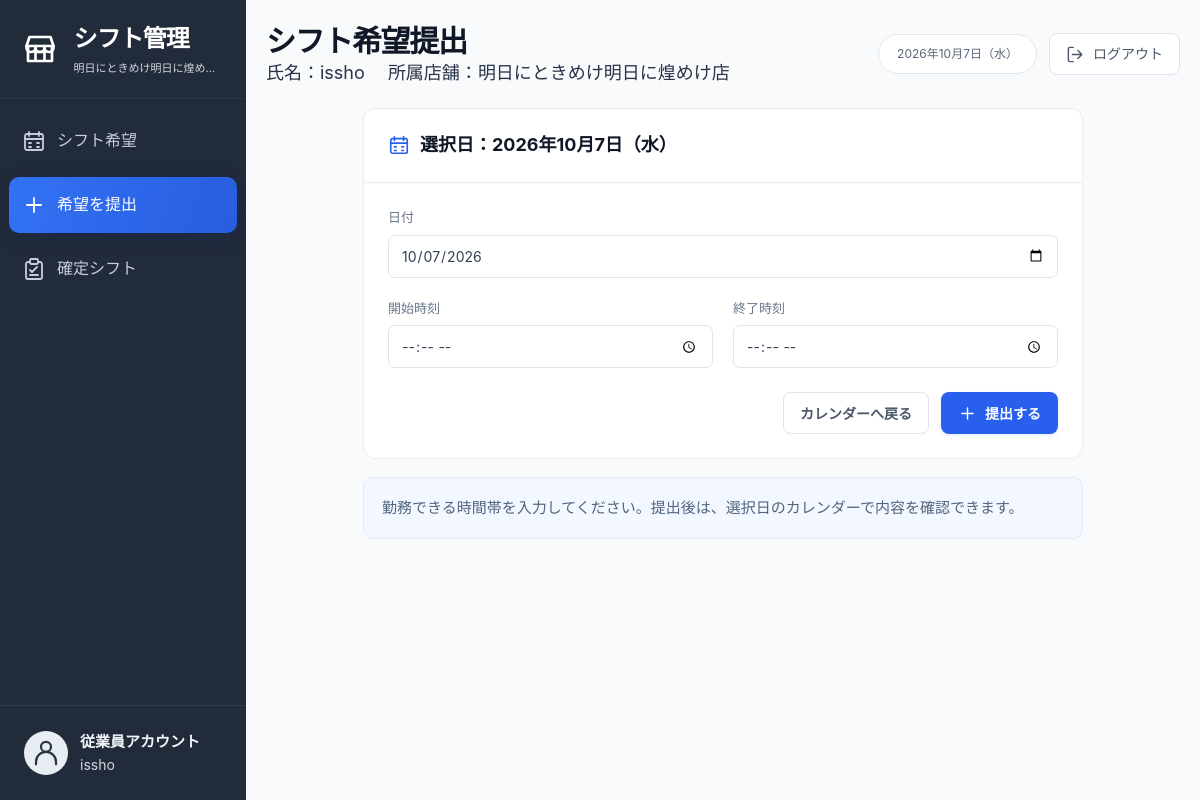
The page /availability/new/ (signed in) on the database its author committed.
### accounts/models.py (models this page shows, shortened)
class StoreMembership(models.Model):
    ROLE_CHOICES = [
        ("manager", "Manager"),
        ("staff", "Staff"),
    ]
    RANK_CHOICES = [
        ("A", "A"),
        ("B", "B"),
        ("C", "C"),
    ]
    user = models.ForeignKey(
        User,
        on_delete=models.CASCADE,
        related_name="store_memberships",
    )
    store = models.ForeignKey(
        Store,
        on_delete=models.CASCADE,
        related_name="memberships",
    )
    role = models.CharField(
        max_length=20,
        choices=ROLE_CHOICES,
        default="staff",
    )
    rank = models.CharField(
        max_length=1,
        choices=RANK_CHOICES,
        default="C",
    )
    desired_shifts_per_week = models.PositiveIntegerField(default=0)
    is_active = models.BooleanField(default=True)
    created_at = models.DateTimeField(auto_now_add=True)
    class Meta:
        unique_together = ("user", "store")

class Store(models.Model):
    company = models.ForeignKey(
        Company,
        on_delete=models.CASCADE,
        related_name="stores",
    )
    name = models.CharField(max_length=100)
    created_at = models.DateTimeField(auto_now_add=True)

class User(AbstractUser):
    ROLE_CHOICES = [
        ("admin", "Admin"),
        ("staff", "Staff"),
    ]
    RANK_CHOICES = [
        ("A", "A"),
        ("B", "B"),
        ("C", "C"),
    ]
    last_name = models.CharField(
        "苗字",
        max_length=150,
        blank=True,
    )
    first_name = models.CharField(
        "名前",
        max_length=150,
        blank=True,
    )
    role = models.CharField(
        max_length=10,
        choices=ROLE_CHOICES,
        default="staff",
    )
    rank = models.CharField(
        max_length=1,
        choices=RANK_CHOICES,
        default="C",
    )
    desired_shifts_per_week = models.PositiveIntegerField(default=0)
    @property
    def full_name_japanese(self):
        full_name = f"{self.last_name} {self.first_name}".strip()
        return full_name or self.username

### shifts/views.py (the view)
# urls.py: path("availability/new/", views.availability_create, name="availability_create"),
@login_required
def availability_create(request):
    membership = StoreMembership.objects.filter(
        user=request.user,
        is_active=True,
    ).select_related("store").first()
    if membership is None:
        messages.error(request, "所属している店舗がありません。")
        return redirect("availability_list")
    calendar_context = get_calendar_context(request)
    selected_date_text = request.GET.get("date")
    try:
        selected_date = parse_date(selected_date_text) if selected_date_text else None
    except (TypeError, ValueError):
        selected_date = None
    if selected_date is None:
        selected_date = calendar_context["selected_date"]
    if request.method == "POST":
        form = AvailabilityForm(request.POST)
        if form.is_valid():
            availability = form.save(commit=False)
            availability.user = request.user
            availability.membership = membership
            availability.save()
            messages.success(request, "シフト希望を提出しました。")
            return redirect(
                f"{reverse('availability_list')}?year={availability.work_date.year}"
                f"&month={availability.work_date.month}&date={availability.work_date.isoformat()}"
            )
    else:
        form = AvailabilityForm(
            initial={
                "work_date": selected_date,
            }
        )
    return render(
        request,
        "shifts/availability_form.html",
        {
            **calendar_context,
            "form": form,
            "membership": membership,
            "selected_date": selected_date,
        },
    )

### shifts/forms.py (shortened to what this page needs)
class AvailabilityForm(forms.ModelForm):
    class Meta:
        model = Availability
        fields = ["work_date", "start_time", "end_time"]
        widgets = {
            "work_date": forms.DateInput(attrs={"type": "date"}),
            "start_time": forms.TimeInput(attrs={"type": "time"}),
            "end_time": forms.TimeInput(attrs={"type": "time"}),
        }
        labels = {
            "work_date": "日付",
            "start_time": "開始時刻",
            "end_time": "終了時刻",
        }

### templates/shifts/availability_form.html (shortened to what this page needs)
{% extends "shifts/base.html" %}
{% load i18n %}
{% block page_title %}シフト希望提出{% endblock %}
{% block extra_css %}
  {{ block.super }}
{% endblock %}
{% block content %}
<div class="submission-page">
  <section class="panel submission-form">
    <div class="panel-heading">
      <h2 class="submission-date">
        <svg class="icon" aria-hidden="true"><use href="#icon-calendar"></use></svg>
        {% language "ja" %}選択日：{{ selected_date|date:"Y年n月j日（D）" }}{% endlanguage %}
      </h2>
    </div>
    <form class="panel-body" method="post">
      <div class="employee-form-fields">
        <div class="field field-full">
          <label for="{{ form.work_date.id_for_label }}">日付</label>
          {{ form.work_date }}
        </div>
        <div class="field">
          <label for="{{ form.start_time.id_for_label }}">開始時刻</label>
          {{ form.start_time }}
        </div>
        <div class="field">
          <label for="{{ form.end_time.id_for_label }}">終了時刻</label>
          {{ form.end_time }}
        </div>
      </div>
      <div class="submission-actions">
        <a class="button button-secondary" href="{% url 'availability_list' %}?year={{ selected_date|date:'Y' }}&amp;month={{ selected_date|date:'n' }}&amp;date={{ selected_date|date:'Y-m-d' }}">カレンダーへ戻る</a>
        <button class="button button-primary" type="submit">
          <svg class="icon" aria-hidden="true"><use href="#icon-plus"></use></svg>
          提出する
        </button>
      </div>
    </form>
  </section>
  <p class="employee-guidance">勤務できる時間帯を入力してください。提出後は、選択日のカレンダーで内容を確認できます。</p>
</div>
{% endblock %}

### templates/shifts/base.html (shortened to what this page needs)
{% extends 'manager/base.html' %}
{% load static %}
{% block page_subtitle %}
  <span class="employee-identity">氏名：{{ request.user.full_name_japanese }}</span>
  <span class="employee-identity">所属店舗：{% if membership %}{{ membership.store.name }}{% else %}未設定{% endif %}</span>
{% endblock %}
{% block extra_css %}
  <link rel="stylesheet" href="{% static 'manager/calendar.css' %}">
  <link rel="stylesheet" href="{% static 'shifts/employee.css' %}">
{% endblock %}
{% block sidebar_label %}従業員メニュー{% endblock %}
{% block brand_url %}{% url 'availability_list' %}{% if selected_date %}?year={{ selected_date|date:'Y' }}&amp;month={{ selected_date|date:'n' }}&amp;date={{ selected_date|date:'Y-m-d' }}{% endif %}{% endblock %}
{% block brand_store %}{% if membership %}{{ membership.store.name }}{% else %}所属店舗：未設定{% endif %}{% endblock %}
{% block sidebar_user_label %}従業員アカウント{% endblock %}
{% block sidebar_navigation %}
  {% with current_url=request.resolver_match.url_name %}
    <nav class="sidebar-nav" aria-label="従業員ナビゲーション">
      <a class="nav-link" href="{% url 'availability_list' %}{% if selected_date %}?year={{ selected_date|date:'Y' }}&amp;month={{ selected_date|date:'n' }}&amp;date={{ selected_date|date:'Y-m-d' }}{% endif %}">
        <svg class="icon" aria-hidden="true"><use href="#icon-calendar"></use></svg>
        <span>シフト希望</span>
      </a>
      {% if membership %}
        <a class="nav-link{% if current_url == 'availability_create' %} active{% endif %}" href="{% url 'availability_create' %}{% if selected_date %}?date={{ selected_date|date:'Y-m-d' }}{% endif %}"{% if current_url == 'availability_create' %} aria-current="page"{% endif %}>
          <svg class="icon" aria-hidden="true"><use href="#icon-plus"></use></svg>
          <span>希望を提出</span>
        </a>
      {% else %}
        <span class="nav-link nav-link-disabled" aria-disabled="true">
          <svg class="icon" aria-hidden="true"><use href="#icon-plus"></use></svg>
          <span>希望を提出</span>
        </span>
      {% endif %}
      <a class="nav-link" href="{% url 'shift_list' %}{% if selected_date %}?year={{ selected_date|date:'Y' }}&amp;month={{ selected_date|date:'n' }}&amp;date={{ selected_date|date:'Y-m-d' }}{% endif %}">
        <svg class="icon" aria-hidden="true"><use href="#icon-clipboard"></use></svg>
        <span>確定シフト</span>
      </a>
    </nav>
  {% endwith %}
{% endblock %}

### templates/manager/base.html (shortened to what this page needs)
{% load static i18n tz %}
<!doctype html>
<html lang="ja">
<head>
  <link rel="stylesheet" href="{% static 'manager/app.css' %}">
  {% block extra_css %}{% endblock %}
</head>
<body>
  <div class="app-shell">
    <aside class="sidebar" aria-label="{% block sidebar_label %}管理者メニュー{% endblock %}">
      <a class="brand" href="{% block brand_url %}{% url 'manager_dashboard' %}{% endblock %}">
        <span class="brand-mark"><svg class="icon" aria-hidden="true"><use href="#icon-store"></use></svg></span>
        <span class="brand-copy">
          <span class="brand-name">シフト管理</span>
          <span class="brand-store"{% if store %} title="{{ store.name }}"{% elif membership %} title="{{ membership.store.name }}"{% endif %}>{% block brand_store %}{{ store.name }}{% endblock %}</span>
        </span>
      </a>
      {% block sidebar_navigation %}{% endblock %}
      <div class="sidebar-user">
        <span class="avatar sidebar-avatar" aria-hidden="true"><svg class="icon"><use href="#icon-user"></use></svg></span>
        <div class="sidebar-user-details">
          <strong>{% block sidebar_user_label %}店長アカウント{% endblock %}</strong>
          <span>{{ request.user.full_name_japanese }}</span>
        </div>
      </div>
    </aside>
    <main class="main-content" id="main-content">
      <header class="page-header">
        <div class="page-heading">
          <h1>{% block page_title %}ダッシュボード{% endblock %}</h1>
          <p class="page-subtitle">{% block page_subtitle %}店舗：{{ store.name }}{% endblock %}</p>
        </div>
        <div class="header-actions">
          <div class="header-date">
            <span>{% language 'ja' %}{% if selected_date %}{{ selected_date|date:'Y年n月j日（D）' }}{% else %}{% timezone 'Asia/Tokyo' %}{% now 'Y年n月j日（D）' %}{% endtimezone %}{% endif %}{% endlanguage %}</span>
          </div>
          <form method="post" action="{% url 'logout' %}">
            <button class="button button-secondary logout-button" type="submit">
              <svg class="icon" aria-hidden="true"><use href="#icon-logout"></use></svg>
              <span>ログアウト</span>
            </button>
          </form>
        </div>
      </header>
      <div class="page-content">
        {% block content %}{% endblock %}
      </div>
    </main>
  </div>
</body>
</html>

### shifts/static/shifts/employee.css (style rules this page uses)
.employee-identity { display: inline-block; margin-right: 18px; }
.employee-identity:last-child { margin-right: 0; }
.employee-guidance { padding: 18px; border: 1px solid #dfe8fc; border-radius: 10px; color: #52647e; background: #f3f7ff; }
.submission-form { width: 100%; max-width: 720px; min-width: 0; }
.employee-form-fields { display: grid; grid-template-columns: repeat(2, minmax(0, 1fr)); gap: 20px; }
.employee-form-fields .field-full { grid-column: 1 / -1; }
.employee-form-fields input, .employee-form-fields select { max-width: 100%; min-width: 0; }
.submission-actions { display: flex; align-items: center; justify-content: flex-end; gap: 12px; margin-top: 24px; }

### templates/shifts/availability_form.html (style rules this page uses)
.submission-page { max-width: 720px; margin: 0 auto; }
.submission-page .employee-guidance { margin-top: 18px; }
.submission-date { line-height: 1.6; }

### rows shown on the page
StoreMembership: store.name "明日にときめけ明日に煌め…", store.name "明日にときめけ明日に煌めけ店"
User: user.full_name_japanese "issho"

### other values the page prints
{{ selected_date|date:'Y年n月j日（D）' }} "2026年10月7日（水）"
{{ selected_date|date:"Y年n月j日（D）" }} "2026年10月7日（水）"
